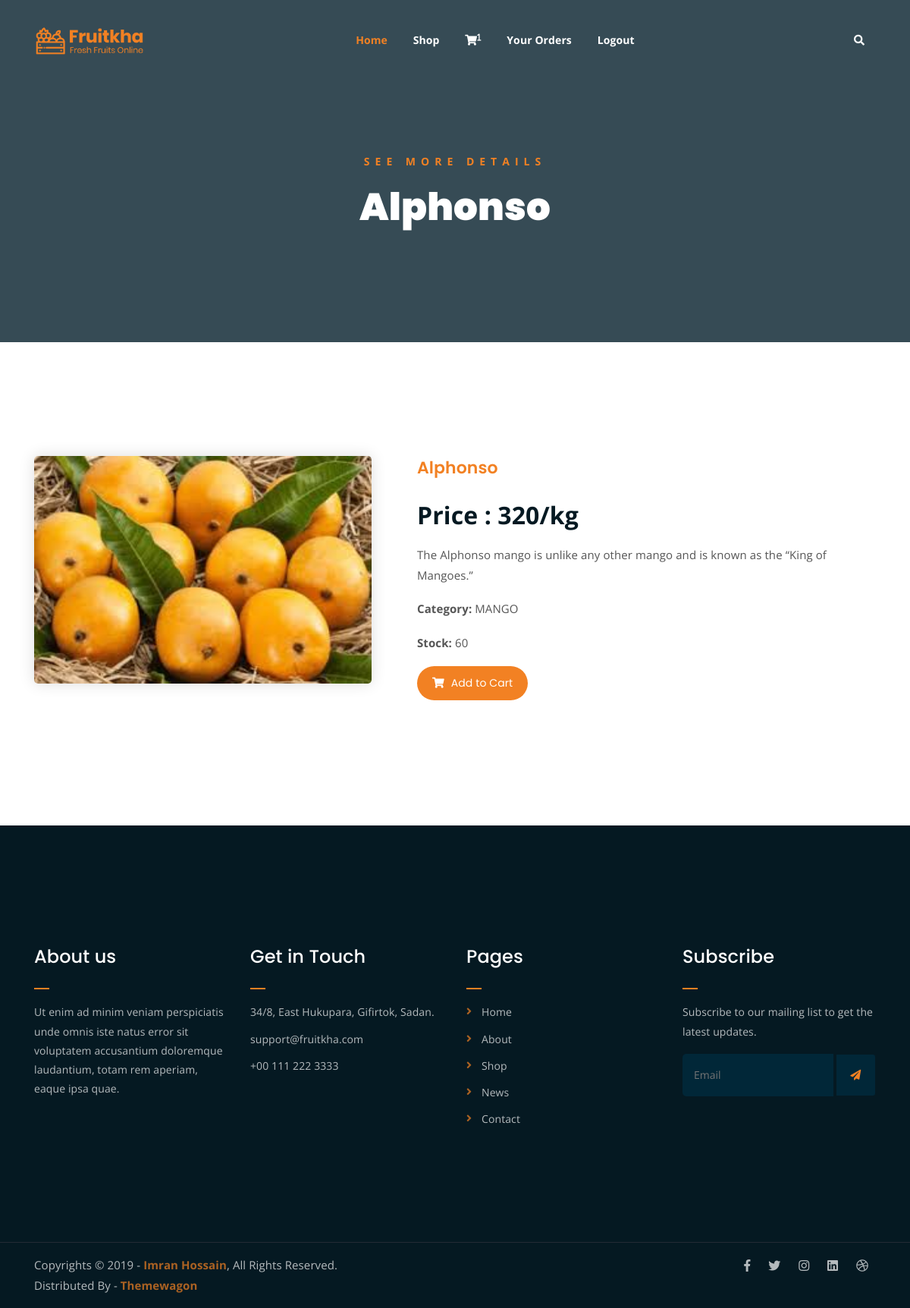
The app's page /detail/1 (signed in) with its own data.
### shop/models.py (models this page shows)
class Product(models.Model):
    name=models.CharField(max_length=20)
    image=models.ImageField(upload_to="product")
    desc=models.TextField()
    price=models.IntegerField()
    stock=models.IntegerField()
    available=models.BooleanField(default=True)
    created=models.DateTimeField(auto_now_add=True)  #one time
    updated=models.DateTimeField(auto_now=True)       # Each time we update record
    category=models.ForeignKey(Category,on_delete=models.CASCADE)    # foreign key Reference to category table

class Category(models.Model):
    name=models.CharField(max_length=30)
    desc=models.TextField()
    image=models.ImageField(upload_to="categories")
    def __str__(self):
        return self.name

### shop/views.py (the view)
# urls.py: path('detail/<int:i>', views.product_details, name='detail'),
@login_required()
def product_details(request,i):
    p = Product.objects.get(id=i)
    context={'pro':p}
    return render(request,'detail.html',context)

### cart/context_processors.py (called while the page is built)
def count_items(request):
    count=0
    if request.user.is_authenticated: # if user is authenticated
        u=request.user
        c=Cart.objects.filter(user=u)
        for i in c:
            count+=i.quantity
    return {'count':count}

### shop/context_processors.py (called while the page is built)
def links(request):
    c=Category.objects.all()
    return {'links':c}

### template/detail.html
{% extends 'base.html' %}
{% block content %}
<div class="breadcrumb-section breadcrumb-bg">
		<div class="container">
			<div class="row">
				<div class="col-lg-8 offset-lg-2 text-center">
					<div class="breadcrumb-text">
						<p>See more Details</p>
						<h1>{{pro.name}}</h1>
					</div>
				</div>
			</div>
		</div>
	</div>
	<div class="single-product mt-150 mb-150">
		<div class="container">
			<div class="row">
				<div class="col-md-5">
					<div class="single-product-img">
						<img src="{{pro.image.url}}"  height='300px' width='100%' alt="">
					</div>
				</div>
				<div class="col-md-7">
					<div class="single-product-content">
						<h3 class="orange-text">{{pro.name}}</h3>
						<p class="single-product-pricing">Price : {{pro.price}}/kg</p>
                        <p>{{pro.desc}}</p>
						<div class="single-product-form">
							<p><strong>Category: </strong>{{pro.category}}</p>
                          <p><strong>Stock: </strong>{{pro.stock}}</p>
							{% if user.is_superuser %}
							          {% if pro.stock > 0 %}
							                <p>Product in stock</p>
                                            <a href="{% url 'shop:addstock' pro.id %}" class="cart-btn"> Add Stock</a>
							          {% else %}
							                 <p class="text-danger">Product Out of Stock</p>
							                 <a href="{% url 'shop:addstock' pro.id %}" class="cart-btn">Add Stock</a>
							          {% endif %}
							{% else %}
							        {% if pro.stock > 0 %}
							           <a href="{% url 'cart:addtocart' pro.id %}" class="cart-btn"><i class="fas fa-shopping-cart"></i> Add to Cart</a>
							        {% else %}
							              <p class="text-danger">Product Out of Stock</p>
							        {% endif %}
							{% endif %}
						</div>
					</div>
				</div>
			</div>
		</div>
	</div>
{% endblock %}

### static/assets/css/main.css (style rules this page uses)
html { font-size: 14px; font-weight: 400; line-height: 28px; height: 100%; }
body { font-family: "Open Sans", sans-serif; font-weight: 400; font-size: 1rem; letter-spacing: 0.1px; line-height: 1.8; color: #051922; overflow-x: hidden; }
body img { max-width: 100%; }
a { cursor: pointer; text-decoration: none; -webkit-transition: all 0.2s ease-in-out; -o-transition: all 0.2s ease-in-out; transition: all 0.2s ease-in-out; }
h1, .h1, h2, .h2, h3, .h3, h4, .h4, h5, .h5, h6, .h6 { font-family: "Poppins", sans-serif; font-weight: 700; margin: 0 0 1.25rem 0; color: #051922; }
h1:last-child, .h1:last-child, h2:last-child, .h2:last-child, h3:last-child, .h3:last-child, h4:last-child, .h4:last-child, h5:last-child, .h5:last-child, h6:last-child, .h6:last-child { margin: 0; }
h1, .h1 { font-size: 4rem; font-weight: 700; line-height: 4rem; }
h3, .h3 { font-size: 2rem; font-weight: 700; line-height: 2.25rem; }
p { font-family: "Open Sans", sans-serif; font-weight: 400; font-size: 1rem; letter-spacing: 0.1px; line-height: 1.8; color: #051922; margin: 0 0 1.25rem 0; }
.mt-150 { margin-top: 150px; }
.mb-150 { margin-bottom: 150px; }
.orange-text { color: #F28123; }
a.boxed-btn, a.bordered-btn, a.cart-btn { border-radius: 50px; }
.breadcrumb-bg { background-image: url(../img/breadcrumb-bg.jpg); }
.breadcrumb-text p { color: #F28123; font-weight: 700; text-transform: uppercase; letter-spacing: 7px; }
.breadcrumb-text h1 { font-size: 50px; font-weight: 900; color: #fff; margin: 0; margin-top: 20px; }
.breadcrumb-section { padding: 150px 0; background-size: cover; background-position: center center; position: relative; z-index: 1; background-attachment: fixed; padding-top: 200px; }
.breadcrumb-section:after { position: absolute; left: 0; top: 0; width: 100%; height: 100%; content: ""; background-color: #07212e; z-index: -1; opacity: 0.8; }
a.cart-btn { -webkit-transition: 0.3s; -o-transition: 0.3s; transition: 0.3s; }
html, body { height: 100%; }
a.cart-btn { font-family: 'Poppins', sans-serif; display: inline-block; background-color: #F28123; color: #fff; padding: 10px 20px; }
a.cart-btn i { margin-right: 5px; }
.single-product-img img { border-radius: 5px; -webkit-box-shadow: 0 0 20px #ddd; box-shadow: 0 0 20px #ddd; }
.single-product-content h3 { font-size: 22px; font-weight: 600; }
.single-product-content p { font-size: 15px; color: #555; line-height: 1.8; }
.single-product-content p.single-product-pricing { font-size: 32px; font-weight: 700; margin-bottom: 10px; color: #051922; line-height: inherit; }
.single-product-form a.cart-btn { margin-bottom: 15px; }
.single-product-content { margin-left: 30px; }

### records on screen
Product: name "Alphonso", image (picture), price "320", desc "The Alphonso mango is unlike any other mango and is known as the “King of Mangoes.”", category "MANGO", stock "60"

### other values on screen
{{ count }} "1"
